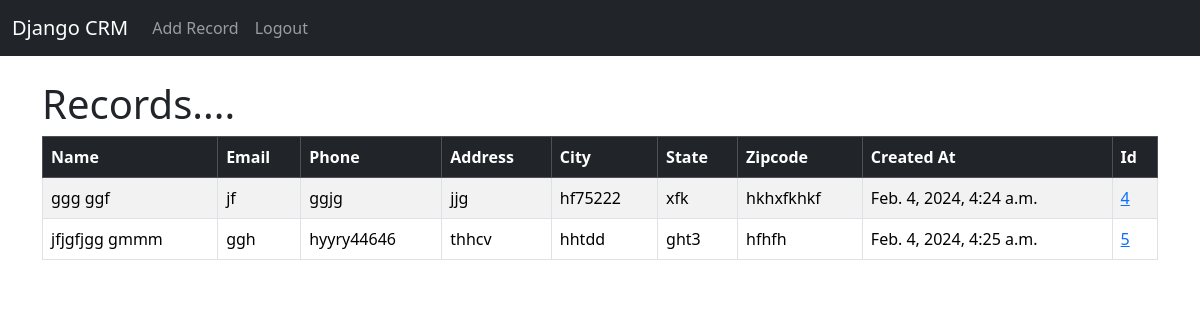
The app's page / (signed in), older data.
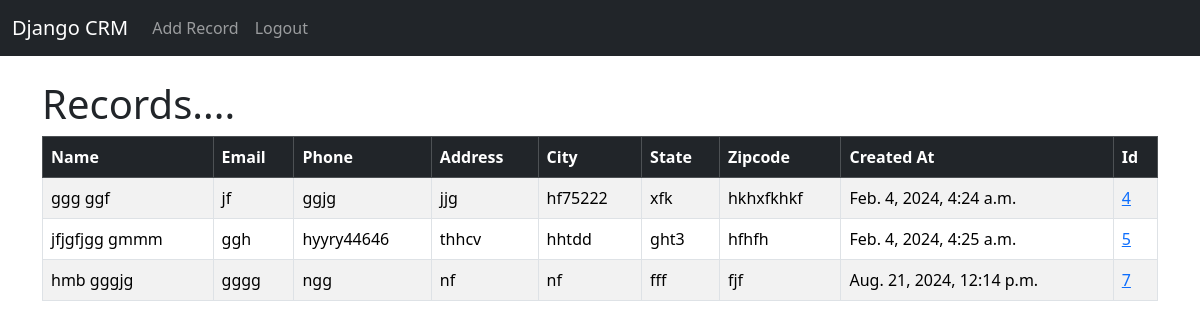
The same page, newer data.
### website/models.py (models this page shows)
class Record(models.Model):
	created_at = models.DateTimeField(auto_now_add=True)
	first_name = models.CharField(max_length=50)
	last_name =  models.CharField(max_length=50)
	email = models.EmailField(max_length=100)
	address =  models.CharField(max_length=100)
	city =  models.CharField(max_length=50)
	state =  models.CharField(max_length=50)
	zipcode =  models.CharField(max_length=6)
	phone_regex = RegexValidator(regex=r'^\+?1?\d{9,15}$', message="Phone number must be entered in the format: '+999999999'. Up to 15 digits allowed.")
	phone = models.CharField(validators=[phone_regex], max_length=17, blank=True)

### website/views.py (the view)
# urls.py: 2. Add a URL to urlpatterns:  path('', views.home, name='home')
def home(request):
    records =Record.objects.all()
    if request.method == 'POST':
        username=request.POST['username']
        password=request.POST['password']
        user=authenticate(request , username=username , password=password)
        if user is not None:
            login(request,user)
            messages.success(request ,"you have been logged in!")
            return redirect ('home')
        else:
            messages.success(request ,'there was an error')
            return redirect ('home')
    else:
        return render (request , 'home.html' , {'records':records})

### website/templates/home.html (shortened to what this page needs)
{% extends 'base.html' %}
{% block content %}
    {% if user.is_authenticated %}
    <h1>Records....</h1>
    <table class="table table-striped table-bordered table-hover">
      <thead class="table-dark" >
        <tr>
          <th scope="col">Name</th>
          <th scope="col">Email</th>
          <th scope="col">Phone</th>
          <th scope="col">Address</th>
          <th scope="col">City</th>
          <th scope="col">State</th>
          <th scope="col">Zipcode</th>
          <th scope="col">Created At</th>
          <th scope="col">Id</th>
        </tr>
      </thead>
      <tbody>
          {% if records %}
            {% for record in records %}
              <tr>
                <td>{{ record.first_name}} {{ record.last_name}} </td>
                <td> {{ record.email}}</td>
                <td> {{ record.phone}} </td>
                <td> {{ record.address}} </td>
                <td> {{ record.city }} </td>
                <td> {{ record.state}} </td>
                <td> {{ record.zipcode}}  </td>
                <td> {{ record.created_at}}  </td>
                <td><a href="{% url 'record' record.id %}">{{ record.id}}</td>
            </tr>
          {% endfor %}
        {% endif  %}
      </tbody>
    </table>
{% endif %}
{% endblock content %}

### website/templates/base.html (shortened to what this page needs)
<!doctype html>
<html lang="en">
  <head>
    <link href="https://cdn.jsdelivr.net/npm/bootstrap@5.3.2/dist/css/bootstrap.min.css" rel="stylesheet">
  </head>
  <body>
    {% include 'navbar.html' %}
    <div class="container">
        <br/>
        {% block content %}
        {% endblock content %}
    </div>
  </body>
</html>

### website/templates/navbar.html (shortened to what this page needs)
<nav class="navbar navbar-expand-lg navbar-dark bg-dark">
    <div class="container-fluid">
      <a class="navbar-brand" href="{% url 'home' %}">Django CRM</a>
      <div class="collapse navbar-collapse" id="navbarSupportedContent">
        <ul class="navbar-nav me-auto mb-2 mb-lg-0">
          {% if user.is_authenticated %}
          <li class="nav-item">
            <a class="nav-link" href="{% url 'add_record' %}">Add Record </a>
          </li>
          <li class="nav-item">
            <a class="nav-link" href="{% url 'logout' %}">Logout</a>
          </li>
          {% endif %}
        </ul>
      </div>
    </div>
  </nav>

Row changes from the older to the newer data that the page shows:
added Record: first_name "hmb", last_name "gggjg", email "gggg", phone "ngg", address "nf", city "nf", state "fff", zipcode "fjf", created_at "Aug. 21, 2024, 12:14 p.m.", id "7"
